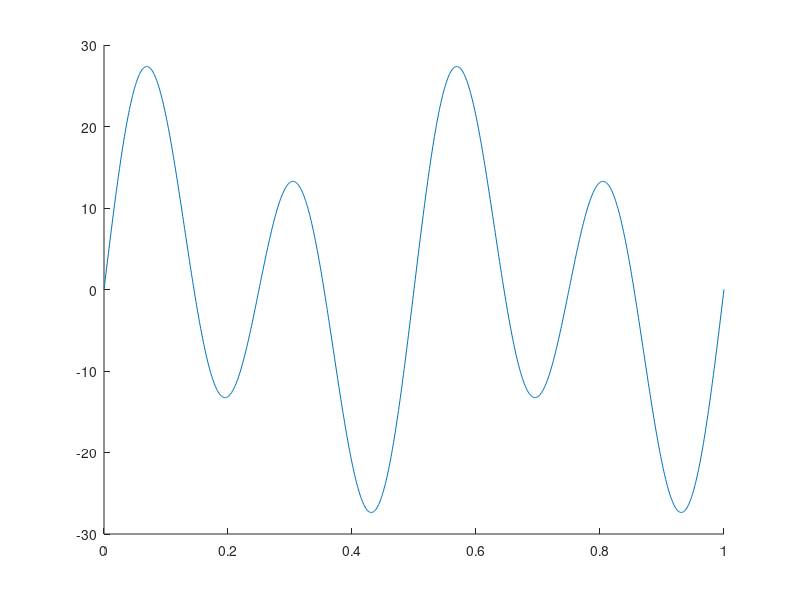

Recreate this plot in MATLAB. (Note: this script raises an error after producing the figure.)
clc; close all; clear all;

t = 0: 0.001 : 1;
f = 2;

% almost continious signal
waveCont = 10 * sin(2 * pi * f * t) + 20 * sin(2 * pi * 2*f * t);
plot(t, waveCont, LineWidth=1, DisplayName='Continuous wave');
hold on;
ylabel('Amplitude');
xlabel('Sampling');
grid on;
legend;

% Sampling
fs = 30;
tsamp = 0: 1/fs: 1;

% sampled signal
waveSamp =  10 * sin(2 * pi * f * tsamp) + 20 * sin(2 * pi * 2*f * tsamp);

plot(tsamp, waveSamp, "r--o", LineWidth=1, DisplayName='Sampled wave');
hold on;

% Quantization
nBits = 2;
qLevels = 2^(nBits);

yMin = min(waveSamp);
yMax = max(waveSamp);

scalingFactor = round((yMax - yMin)/qLevels);

waveSamp_Quant = waveSamp/scalingFactor;
waveSamp_Quant = round(waveSamp_Quant);
waveSamp_Quant = waveSamp_Quant * scalingFactor;


plot(tsamp, waveSamp_Quant, LineWidth=1, DisplayName='Quantized Wave');

